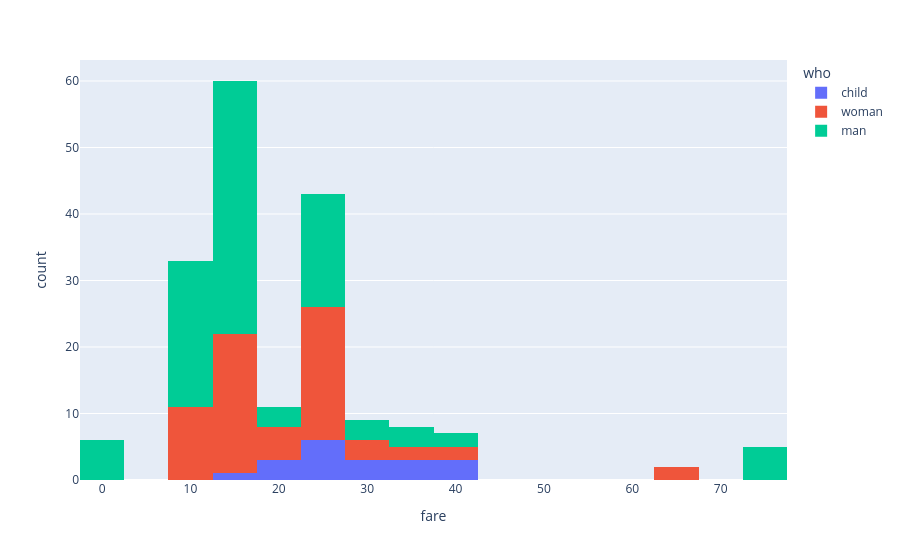

Here is the notebook cell this chart was saved with:
### Code cell
# Lets explore for the second class passengers only 
df_second = df_01[df_01['class']=='Second']
print(f"Kurtosis of Fare : {stats.kurtosis(df_second['fare'],fisher=False)}")
print(f"Skewness of Fare : {stats.skew(df_second['fare'])}")
px.histogram(df_second,x='fare',color='who')

### Figure 1 — Plotly figure (JSON) as saved in the notebook; plotly's stock layout.template omitted (floating-point values rounded to 4 significant figures)
{"data": [{"bingroup": "x", "hovertemplate": "who=child<br>fare=%{x}<br>count=%{y}<extra></extra>", "legendgroup": "child", "marker": {"color": "#636efa", "pattern": {"shape": ""}}, "name": "child", "orientation": "v", "showlegend": true, "type": "histogram", "x": [30.07, 41.58, 27.75, 29.0, 39.0, 26.0, 26.25, 26.0, 18.75, 19.5, 26.0, 26.25, 36.75, 39.0, 33.0, 23.0, 14.5, 37.0, 18.75], "xaxis": "x", "yaxis": "y"}, {"bingroup": "x", "hovertemplate": "who=woman<br>fare=%{x}<br>count=%{y}<extra></extra>", "legendgroup": "woman", "marker": {"color": "#EF553B", "pattern": {"shape": ""}}, "name": "woman", "orientation": "v", "showlegend": true, "type": "histogram", "x": [16.0, 21.0, 26.0, 10.5, 10.5, 10.5, 23.0, 13.0, 26.0, 15.75, 13.0, 13.0, 21.0, 14.5, 26.0, 19.5, 12.35, 26.0, 26.0, 12.35, 29.0, 13.0, 13.0, 13.0, 13.0, 13.0, 12.0, 12.65, 32.5, 13.0, 26.0, 26.0, 26.0, 18.75, 26.25, 13.0, 10.5, 27.75, 13.79, 26.0, 10.5, 26.0, 10.5, 26.0, 13.0, 30.0, 33.0, 27.0, 41.58, 65.0, 13.0, 23.0, 39.0, 13.5, 10.5, 21.0, 13.0, 65.0, 10.5, 23.0, 26.25, 26.0, 13.0, 13.86, 24.0, 26.0], "xaxis": "x", "yaxis": "y"}, {"bingroup": "x", "hovertemplate": "who=man<br>fare=%{x}<br>count=%{y}<extra></extra>", "legendgroup": "man", "marker": {"color": "#00cc96", "pattern": {"shape": ""}}, "name": "man", "orientation": "v", "showlegend": true, "type": "histogram", "x": [13.0, 26.0, 13.0, 10.5, 10.5, 73.5, 26.0, 21.0, 73.5, 30.07, 13.0, 15.05, 11.5, 36.75, 26.0, 13.0, 12.53, 13.0, 15.05, 13.0, 13.0, 27.0, 10.5, 13.0, 10.5, 13.0, 13.5, 10.5, 26.0, 10.5, 12.28, 10.5, 26.0, 10.5, 0.0, 13.0, 12.88, 24.0, 26.25, 14.0, 13.0, 13.0, 13.0, 27.72, 73.5, 26.0, 10.5, 21.0, 0.0, 13.0, 10.5, 27.75, 13.0, 0.0, 21.0, 0.0, 11.5, 26.0, 13.86, 26.0, 13.5, 10.5, 26.0, 15.0, 26.0, 10.5, 12.35, 26.25, 73.5, 13.0, 73.5, 13.0, 10.5, 13.0, 0.0, 39.0, 41.58, 13.5, 26.0, 13.0, 13.0, 13.0, 26.0, 0.0, 13.0, 13.0, 11.5, 26.0, 13.0, 13.0, 13.0, 10.5, 37.0, 10.5, 33.0, 11.5, 13.0, 10.5, 13.0], "xaxis": "x", "yaxis": "y"}], "layout": {"barmode": "relative", "legend": {"title": {"text": "who"}, "tracegroupgap": 0}, "margin": {"t": 60}, "xaxis": {"anchor": "y", "domain": [0, 1], "title": {"text": "fare"}}, "yaxis": {"anchor": "x", "domain": [0, 1], "title": {"text": "count"}}}}
